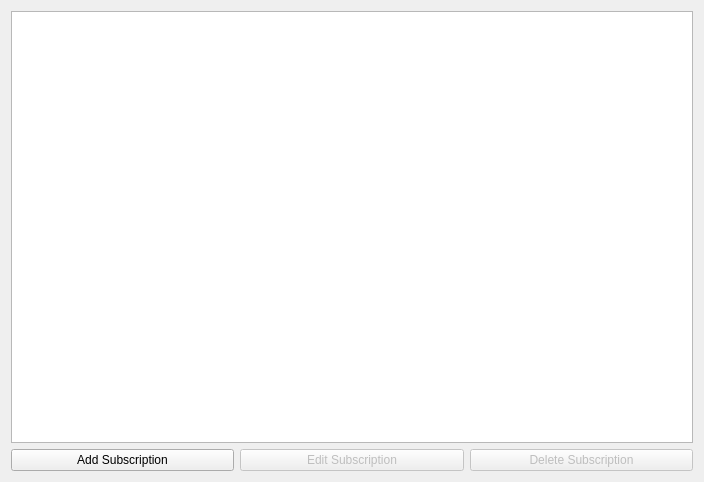
<?xml version="1.0" encoding="UTF-8"?>
<ui version="4.0">
 <class>AdBlockWidget</class>
 <widget class="QWidget" name="AdBlockWidget">
  <property name="geometry">
   <rect>
    <x>0</x>
    <y>0</y>
    <width>704</width>
    <height>482</height>
   </rect>
  </property>
  <property name="windowTitle">
   <string>Manage Ad Blocker</string>
  </property>
  <layout class="QVBoxLayout" name="verticalLayout">
   <item>
    <widget class="AdBlockTableView" name="tableView"/>
   </item>
   <item>
    <layout class="QHBoxLayout" name="horizontalLayout_2">
     <item>
      <widget class="QPushButton" name="pushButtonAddSubscription">
       <property name="text">
        <string>Add Subscription</string>
       </property>
      </widget>
     </item>
     <item>
      <widget class="QPushButton" name="pushButtonEditSubscription">
       <property name="enabled">
        <bool>false</bool>
       </property>
       <property name="text">
        <string>Edit Subscription</string>
       </property>
      </widget>
     </item>
     <item>
      <widget class="QPushButton" name="pushButtonDeleteSubscription">
       <property name="enabled">
        <bool>false</bool>
       </property>
       <property name="text">
        <string>Delete Subscription</string>
       </property>
      </widget>
     </item>
    </layout>
   </item>
  </layout>
 </widget>
 <customwidgets>
  <customwidget>
   <class>AdBlockTableView</class>
   <extends>QTableView</extends>
   <header>AdBlock/AdBlockTableView.h</header>
  </customwidget>
 </customwidgets>
 <resources/>
 <connections/>
</ui>
